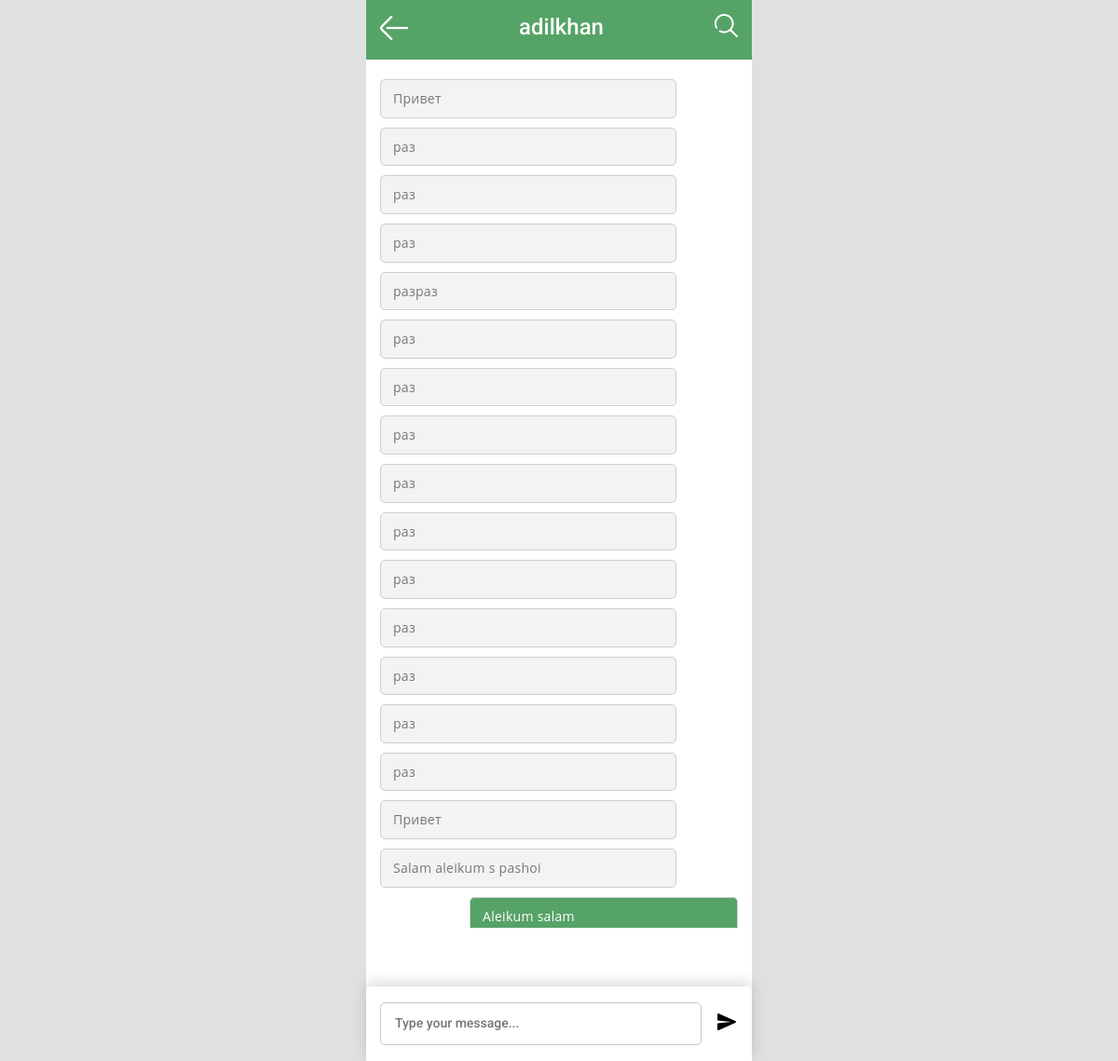
Screenshot of /message/2 (signed in) with the database file from the repository.
### myapp/models.py (models this page shows, shortened)
class Message(models.Model):
    sender = models.ForeignKey(User, related_name="sent_messages", on_delete=models.CASCADE)
    receiver = models.ForeignKey(User, related_name="received_messages", on_delete=models.CASCADE)
    text = models.TextField()
    timestamp = models.DateTimeField(auto_now_add=True)
    class Meta:
        ordering = ['timestamp']

### myapp/views.py (the view, shortened to what this page needs)
# urls.py: path('message/<int:user_id>', views.message, name='message'),
@login_required
def message(request, user_id):
    other_user = get_object_or_404(User, id=user_id)
    messages = Message.objects.filter(
        Q(sender=request.user, receiver=other_user) | Q(sender=other_user, receiver=request.user)
    ).order_by('timestamp')
    return render(request, 'message.html', {
        "messages": messages,
        "other_user": other_user,
        "form": MessageForm()
    })

### myapp/models.py
class MessageForm(forms.Form):
    message = forms.CharField(widget=forms.Textarea(attrs={'rows': 4, 'cols': 40}))

### templates/message.html (shortened to what this page needs)
<!DOCTYPE html>
<html lang="en">
  <head>
    {% load static %}
    <link rel="stylesheet" href="{% static 'assets/css/normalize.css' %}" />
    <link rel="stylesheet" href="{% static 'assets/css/login.css' %}" />
  </head>
  <body>
    <section class="home_section">
      <header>
        <div class="header_inner">
          <a href="{% url 'messages' %}"><img src="{% static 'assets/img/arrow.png' %}" alt="" /></a>
          <h5>{{ other_user.username }}</h5>
          <a href="#"><img src="{% static 'assets/img/search.png' %}" alt="" /></a>
        </div>
      </header>
      <div class="notifications messages" id="messages">
        {% for message in messages %}
            {% if message.sender.username == other_user.username %}
            <div class="urmsg">
              <p>{{ message.text }}</p>
            </div>
            {% else %}
            <div class="mymsg">
                <p>{{ message.text }}</p>
            </div>
            {% endif %}
        {% endfor %}
      </div>
      <footer class="message_footer">
        <div class="footer_inner message_footer_inner">
            <input type="text" id="messageInput" placeholder="Type your message...">
            <a href="#" id="sendMessageLink">
                <img src="{% static 'assets/img/send.png' %}" alt="Send">
            </a>
        </div>
      </footer>
    </section>
  </body>
</html>

### static/assets/css/login.css (style rules this page uses)
body { background-color: #e0e0e0; display: flex; overflow: auto; }
section { background-color: white; display: flex; flex-direction: column; justify-content: space-around; text-decoration: none; padding: 0 15px; min-height: 896px; margin: 0 auto; height: 100%; box-sizing: border-box; min-width: 414px; max-width: 550px; padding: 0 15px; }
a { text-decoration: none; }
h5 { font-family: Roboto; font-size: 24px; font-weight: 500; line-height: 28.13px; text-align: center; color: #777777; margin: 0; }
input { font-family: Roboto; font-size: 20px; font-weight: 500; line-height: 23.44px; text-align: left; color: #777777; margin: 15px auto; padding-bottom: 10px; border: none; width: 100%; border-bottom: 1px solid #c6c6c6; }
.home_section { padding: 0; width: 414px; position: relative; justify-content: stretch; }
header { box-sizing: border-box; padding: 15px; background-color: #56a367; width: 100%; z-index: 100; position: absolute; top: 0; }
header h5 { font-family: Roboto; font-size: 24px; font-weight: 500; line-height: 28.13px; text-align: left; color: #ffffff; }
.header_inner { display: flex; justify-content: space-between; }
footer { box-shadow: 0px -4px 15px 0px #00000026; width: 414px; height: 70px; gap: 0px; border-radius: 5px 5px 0px 0px; position: absolute; bottom: 0px; background-color: white; padding: 40px; box-sizing: border-box; z-index: 100; display: flex; align-items: center; justify-content: center; }
.footer_inner { width: 100%; display: flex; justify-content: space-between; }
.notifications { position: absolute; top: 85px; gap: 15px; display: flex; flex-direction: column; width: 100%; }
.urmsg { width: 290px; border: 1px solid #cecece; background-color: #f3f3f3; padding: 13px; border-radius: 5px; margin-left: 15px; }
.urmsg p { word-wrap: break-word; font-family: Open Sans; font-size: 14px; font-weight: 400; line-height: 13.62px; letter-spacing: 0.02em; text-align: left; color: #777777; margin: 0; }
.mymsg { width: 260px; border: 1px solid #cecece; background-color: #56a367; padding: 13px; border-radius: 5px; margin-right: 15px; margin-left: auto; }
.mymsg p { word-wrap: break-word; font-family: Open Sans; font-size: 14px; font-weight: 400; line-height: 13.62px; letter-spacing: 0.02em; text-align: left; color: white; margin: 0; }
.messages { gap: 10px; }
.message_footer { padding: 40px 15px; }
.message_footer_inner { display: flex; align-items: center; }
.message_footer_inner input { border: 1px solid #c6c6c6; padding: 10px 15px; font-size: 14px; border-radius: 5px; }
.message_footer_inner img { margin-left: 15px; color: #56a367; }

### templates/message.html (style rules this page uses)
.urmsg { width: 290px; border: 1px solid #CECECE; background-color: #F3F3F3; padding: 13px; border-radius: 5px; margin-left: 15px; }
.urmsg p { word-wrap: break-word; font-family: Open Sans; font-size: 14px; font-weight: 400; line-height: 13.62px; letter-spacing: 0.02em; text-align: left; color: #777777; margin: 0; }
.mymsg { width: 260px; border: 1px solid #CECECE; background-color: #56A367; padding: 13px; border-radius: 5px; margin-right: 15px; margin-left: auto; }
.mymsg p { word-wrap: break-word; font-family: Open Sans; font-size: 14px; font-weight: 400; line-height: 13.62px; letter-spacing: 0.02em; text-align: left; color: white; margin: 0; }
.messages { gap: 10px; }
.message_footer { padding: 40px 15px; }
.message_footer_inner { display: flex; align-items: center; }
.message_footer_inner input { border: 1px solid #c6c6c6; padding: 10px 15px; font-size: 14px; border-radius: 5px; }
.message_footer_inner img { margin-left: 15px; color: #56A367; }
#messages { max-height: 80%; overflow-y: auto; }

### rows the page displays
Message: text "Привет"
Message: text "раз"
Message: text "раз"
Message: text "раз"
Message: text "разраз"
Message: text "раз"
Message: text "раз"
Message: text "раз"
Message: text "раз"
Message: text "раз"
Message: text "раз"
Message: text "раз"
Message: text "раз"
Message: text "раз"
Message: text "раз"
Message: text "Привет"
Message: text "Salam aleikum s pashoi"
Message: text "Aleikum salam"

### other values shown
{{ other_user.username }} "adilkhan"
